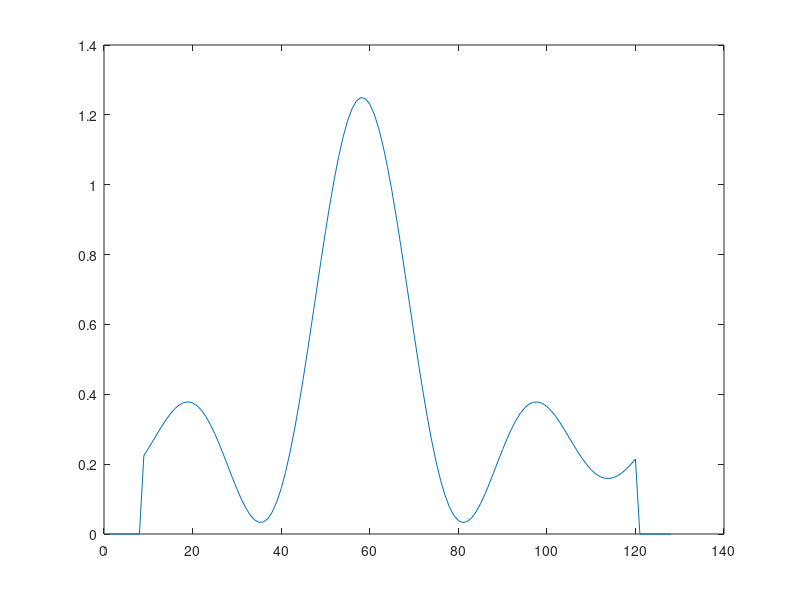

Write MATLAB code to recreate this figure. (Note: this script raises an error after producing the figure.)
function [y,yd,X_true,N,T] = decimate_translate_problem
%% Construct 1D test problem Box and Gaussian
T = 30;
N = 128;
f = zeros(1,N);
x = 1:N-16;
f(9:N-8) = sinc(8*x/N - pi) + 0.25;
plot(f)
Pnrm = @(x) bsxfun(@rdivide, x, sqrt(sum(sum(x.^2, 1), 2)));

yd = decimate(reshape(Pnrm(f),[1,N,1,1]),5);
plotDictionary(yd)

Pos = round(48*sin( 2*pi*(1:T)/12)+48);
% plot(Pos)

Wid = round(2*sin( 2*pi*(1:T)/15)+3);
% plot(Wid)

y = zeros(1,N,T);
X_true = zeros(1,N,5,T);
for t = 1:T
    y(:,:,t) = y(:,:,t) + circshift(yd(:,:,Wid(t)),Pos(t));
    X_true(1,Pos(t)+1,Wid(t),t) = 1;
end



end